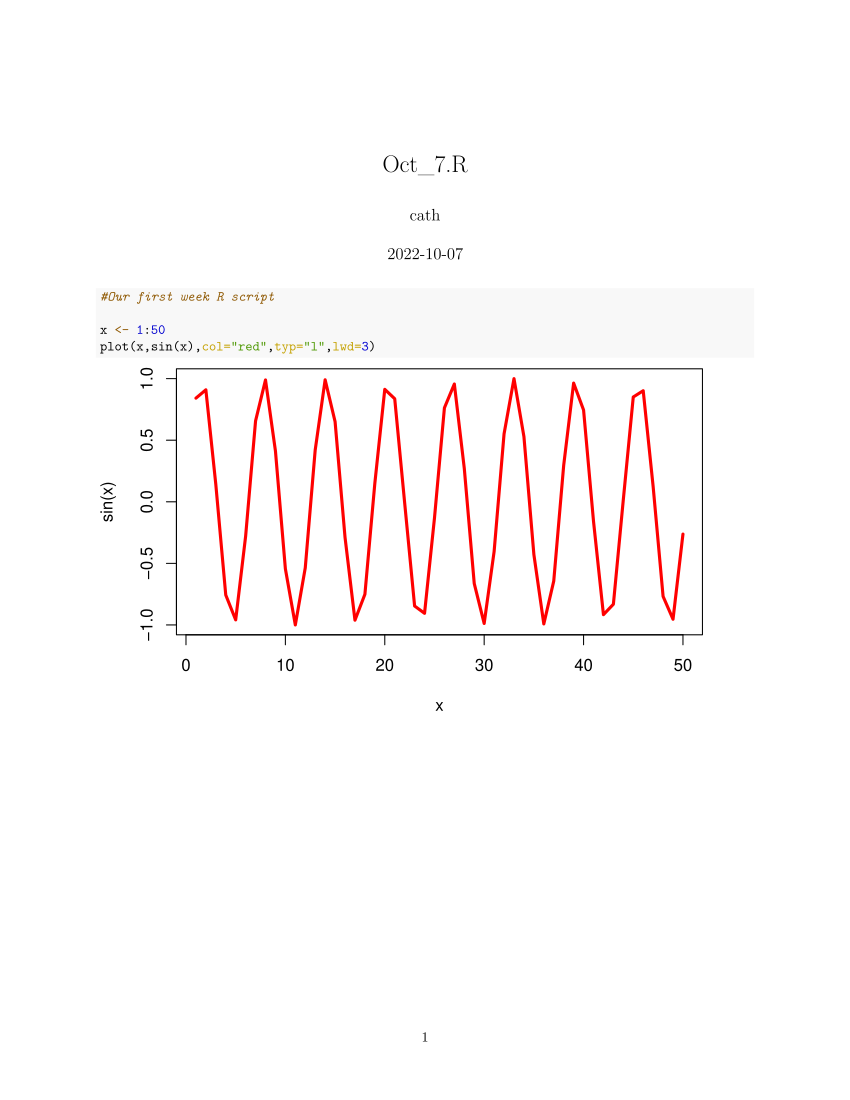

Recreate this plot in R.
#Our first week R script

x <- 1:50
plot(x,sin(x),col="red",typ="l",lwd=3)
